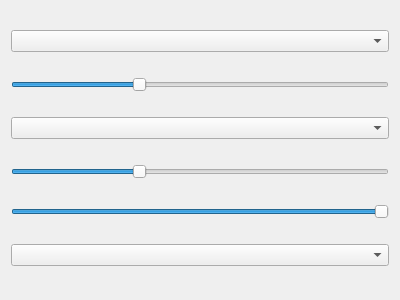
<ui version="4.0">
 <class>open_voice_preferences</class>
 <widget class="QWidget" name="open_voice_preferences">
  <property name="geometry">
   <rect>
    <x>0</x>
    <y>0</y>
    <width>400</width>
    <height>300</height>
   </rect>
  </property>
  <layout class="QVBoxLayout" name="verticalLayout">
   <item>
    <widget class="QComboBox" name="language_combobox">
     <property name="currentText">
      <string>EN_NEWEST</string>
     </property>
    </widget>
   </item>
   <item>
    <widget class="QSlider" name="speed_slider">
     <property name="orientation">
      <enum>Qt::Horizontal</enum>
     </property>
     <property name="minimum">
      <number>50</number>
     </property>
     <property name="maximum">
      <number>200</number>
     </property>
     <property name="value">
      <number>100</number>
     </property>
    </widget>
   </item>
   <item>
    <widget class="QComboBox" name="tone_color_combobox">
     <property name="currentText">
      <string>default</string>
     </property>
    </widget>
   </item>
   <item>
    <widget class="QSlider" name="pitch_slider">
     <property name="orientation">
      <enum>Qt::Horizontal</enum>
     </property>
     <property name="minimum">
      <number>50</number>
     </property>
     <property name="maximum">
      <number>200</number>
     </property>
     <property name="value">
      <number>100</number>
     </property>
    </widget>
   </item>
   <item>
    <widget class="QSlider" name="volume_slider">
     <property name="orientation">
      <enum>Qt::Horizontal</enum>
     </property>
     <property name="minimum">
      <number>0</number>
     </property>
     <property name="maximum">
      <number>100</number>
     </property>
     <property name="value">
      <number>100</number>
     </property>
    </widget>
   </item>
   <item>
    <widget class="QComboBox" name="voice_combobox">
     <property name="currentText">
      <string>default</string>
     </property>
    </widget>
   </item>
  </layout>
 </widget>
 <resources/>
 <connections/>
</ui>
